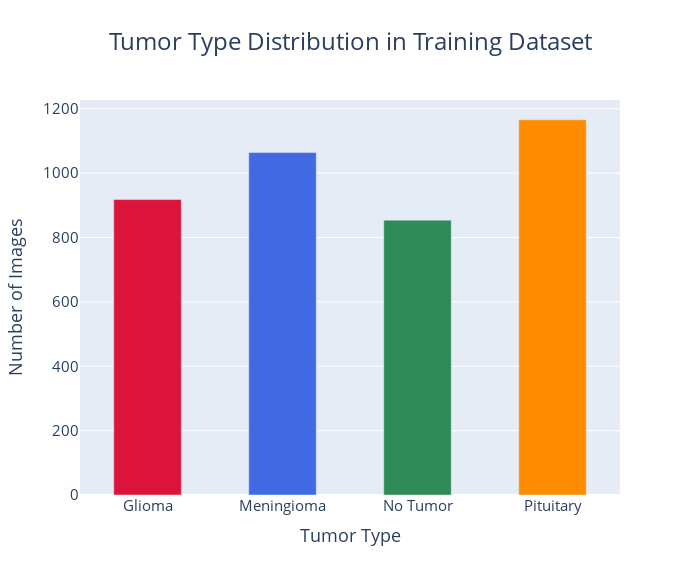
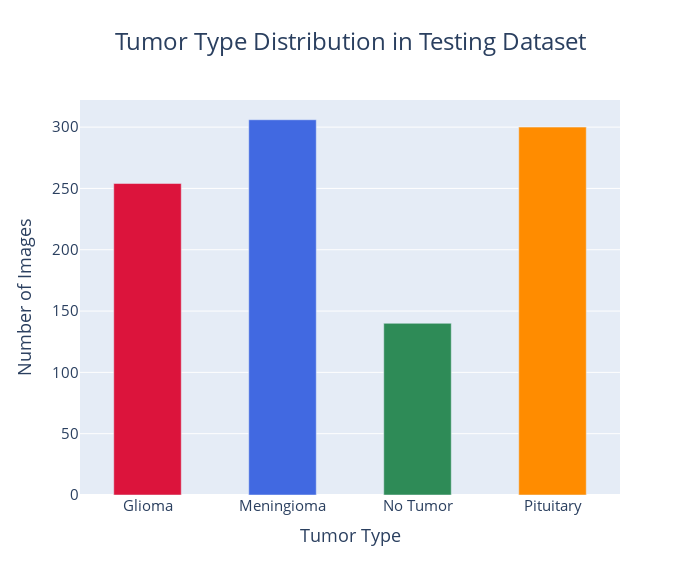
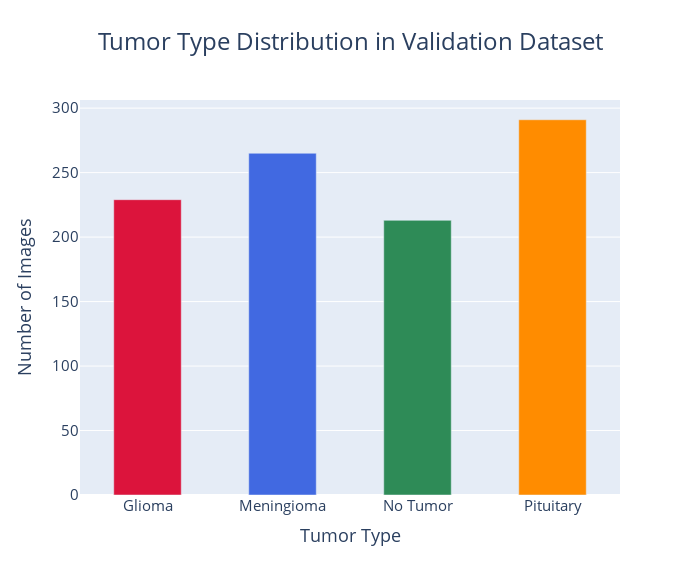

The notebook cell these images were saved under, in order:
### Code cell
# This function counts the number of images per tumor type in a given folder 
# and visualizes the distribution using a bar plot.


def count_images_in_folder(folder_path, dataset_name):
    no_tumor =[]
    glioma = []
    meningioma = []
    pituitary = []
    for filename in os.listdir(folder_path):
        if filename.endswith('.jpg') or filename.endswith('.png'):
            if '_gl_' in filename:
                glioma.append(filename)
            elif '_me_' in filename:
                meningioma.append(filename)
            elif '_pi_' in filename:
                pituitary.append(filename)
            elif '_no_' in filename:
                no_tumor.append(filename)
    print(f"Total images in {folder_path}: {len(os.listdir(folder_path))}")
    print(f"Total glioma images: {len(glioma)}")
    print(f"Total meningioma images: {len(meningioma)}")
    print(f"Total pituitary images: {len(pituitary)}")
    print(f"Total no_tumor images: {len(no_tumor)}")
    print(f"Total images with tumor: {len(glioma) + len(meningioma) + len(pituitary)+ len(no_tumor)}")

    name_tumor =['Glioma', 'Meningioma', 'No Tumor', 'Pituitary']
    number_of_images =[len(glioma), len(meningioma), len(no_tumor), len(pituitary)]
    colors = ['crimson', 'royalblue', 'seagreen', 'darkorange']


    fig = go.Figure(data=[go.Bar(
        x=name_tumor,
        y=number_of_images,
        marker_color=colors,
        width=[0.5] * 4 
    )])
    
    fig.update_layout(
        title={
            'text': f"Tumor Type Distribution in {dataset_name}",
            'x': 0.5,  # center title
            'xanchor': 'center',
            'font': dict(size=24)
        },
        xaxis_title="Tumor Type",
        yaxis_title="Number of Images",
        xaxis=dict(title_font=dict(size=18), tickfont=dict(size=15)),
        yaxis=dict(title_font=dict(size=18), tickfont=dict(size=15)),
        width=700,   # 50% of typical full width (≈1200)
        height=575,  # 15% taller than typical (≈500)
    )
    fig.show()


train_all_images = "Yolo_v11_Nikolin_Dataset/train/images"
test_all_images = "Yolo_v11_Nikolin_Dataset/test/images"
vals = 'Yolo_v11_Nikolin_Dataset/val/images'

count_images_in_folder(train_all_images, 'Training Dataset')
print('\n')
count_images_in_folder(test_all_images,  'Testing Dataset')



print('\n')
count_images_in_folder(vals, 'Validation Dataset')

### Figure 1 — Plotly figure (JSON) as saved in the notebook; plotly's stock layout.template omitted (floating-point values rounded to 4 significant figures)
{"data": [{"marker": {"color": ["crimson", "royalblue", "seagreen", "darkorange"]}, "type": "bar", "width": [0.5, 0.5, 0.5, 0.5], "x": ["Glioma", "Meningioma", "No Tumor", "Pituitary"], "y": [918, 1064, 854, 1166]}], "layout": {"height": 575, "title": {"font": {"size": 24}, "text": "Tumor Type Distribution in Training Dataset", "x": 0.5, "xanchor": "center"}, "width": 700, "xaxis": {"tickfont": {"size": 15}, "title": {"font": {"size": 18}, "text": "Tumor Type"}}, "yaxis": {"tickfont": {"size": 15}, "title": {"font": {"size": 18}, "text": "Number of Images"}}}}

### Figure 2 — Plotly figure (JSON) as saved in the notebook; plotly's stock layout.template omitted (floating-point values rounded to 4 significant figures)
{"data": [{"marker": {"color": ["crimson", "royalblue", "seagreen", "darkorange"]}, "type": "bar", "width": [0.5, 0.5, 0.5, 0.5], "x": ["Glioma", "Meningioma", "No Tumor", "Pituitary"], "y": [254, 306, 140, 300]}], "layout": {"height": 575, "title": {"font": {"size": 24}, "text": "Tumor Type Distribution in Testing Dataset", "x": 0.5, "xanchor": "center"}, "width": 700, "xaxis": {"tickfont": {"size": 15}, "title": {"font": {"size": 18}, "text": "Tumor Type"}}, "yaxis": {"tickfont": {"size": 15}, "title": {"font": {"size": 18}, "text": "Number of Images"}}}}

### Figure 3 — Plotly figure (JSON) as saved in the notebook; plotly's stock layout.template omitted (floating-point values rounded to 4 significant figures)
{"data": [{"marker": {"color": ["crimson", "royalblue", "seagreen", "darkorange"]}, "type": "bar", "width": [0.5, 0.5, 0.5, 0.5], "x": ["Glioma", "Meningioma", "No Tumor", "Pituitary"], "y": [229, 265, 213, 291]}], "layout": {"height": 575, "title": {"font": {"size": 24}, "text": "Tumor Type Distribution in Validation Dataset", "x": 0.5, "xanchor": "center"}, "width": 700, "xaxis": {"tickfont": {"size": 15}, "title": {"font": {"size": 18}, "text": "Tumor Type"}}, "yaxis": {"tickfont": {"size": 15}, "title": {"font": {"size": 18}, "text": "Number of Images"}}}}
